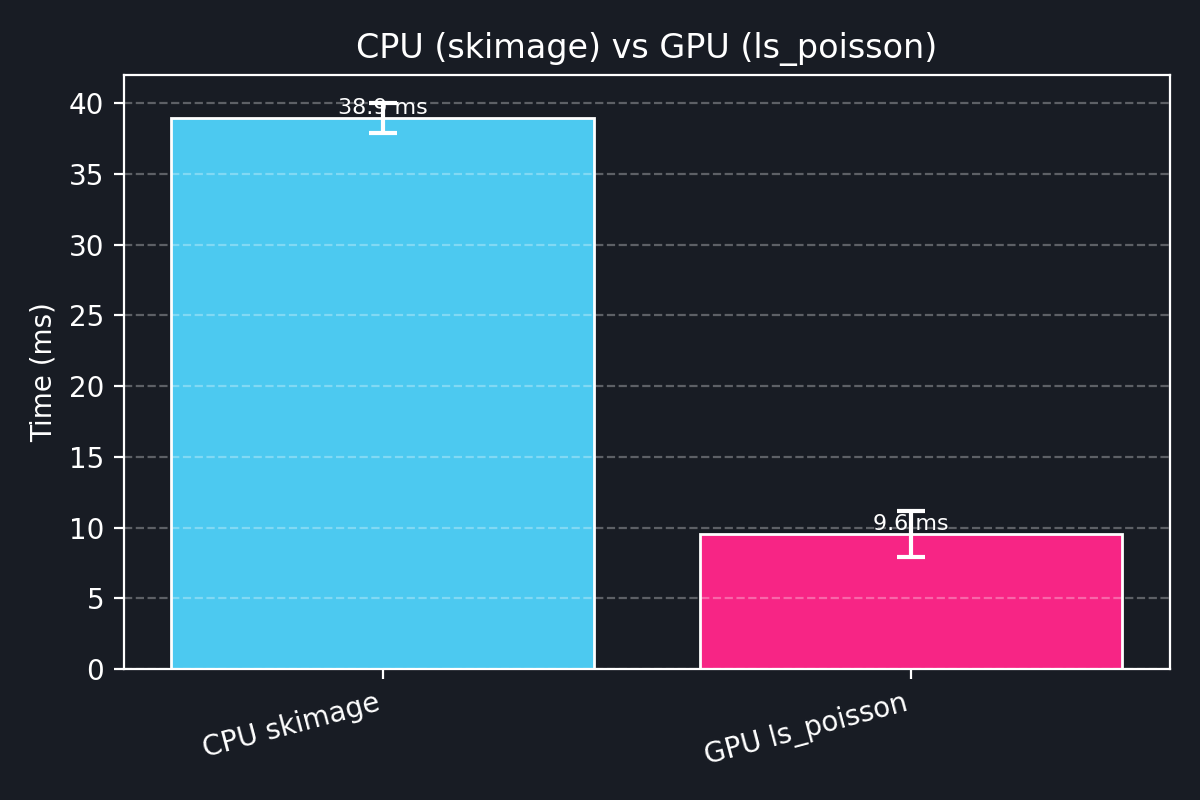

Source code (Python):
"""
Compare CPU (skimage unwrap_phase) vs GPU (ls_poisson) on hologram_cell data.

Run:
    python examples/compare_cpu_gpu.py

Outputs a dark-themed bar chart: examples/compare_cpu_gpu.png
"""

from __future__ import annotations

import time
from pathlib import Path

import matplotlib.pyplot as plt
import numpy as np
from skimage.restoration import unwrap_phase as sk_unwrap

import qpretrieve
import unwrap_phase_gpu as upg

DATA_PATH = Path(__file__).parent.parent / "tests" / "data" / "hologram_cell.npz"
OUTPUT_PNG = Path(__file__).parent / "compare_cpu_gpu.png"
STACK_DEPTH = 256
TILE_SIZE = 256


def _load_raw_numpy() -> dict[str, np.ndarray]:
    edata = np.load(DATA_PATH)
    data = np.asarray(edata["data"], dtype=np.float32)
    bg = np.asarray(edata["bg_data"], dtype=np.float32)
    tile_h = int(np.ceil(TILE_SIZE / data.shape[-2]))
    tile_w = int(np.ceil(TILE_SIZE / data.shape[-1]))
    data = np.tile(data, (tile_h, tile_w))[:TILE_SIZE, :TILE_SIZE]
    bg = np.tile(bg, (tile_h, tile_w))[:TILE_SIZE, :TILE_SIZE]
    return {"data": data, "bg": bg}


def _stack_phase(arr: np.ndarray) -> np.ndarray:
    return np.repeat(arr[None, ...], repeats=STACK_DEPTH, axis=0)


def time_cpu_pipeline(raw: dict[str, np.ndarray], repeats: int = 3):
    qpretrieve.set_ndarray_backend("numpy")
    times = []
    for _ in range(repeats):
        start = time.perf_counter()
        holo = qpretrieve.OffAxisHologram(data=raw["data"])
        bg = qpretrieve.OffAxisHologram(data=raw["bg"])
        holo.run_pipeline(filter_name="disk", filter_size=1 / 2, scale_to_filter=True)
        bg.process_like(holo)
        phase_wrp = np.asarray(holo.phase - bg.phase, dtype=np.float32)
        sk_unwrap(phase_wrp)
        times.append((time.perf_counter() - start) * 1000.0)
    return float(np.mean(times)), float(np.std(times))


def time_gpu_pipeline(raw: dict[str, np.ndarray], repeats: int = 3):
    try:
        import cupy as cp  # noqa: F401
    except Exception:
        return None

    upg.set_ndarray_backend("cupy")
    qpretrieve.set_ndarray_backend("cupy")
    xp = upg.get_ndarray_backend()
    algo = upg.algos_available()["algo_ls_poisson"]

    def _sync():
        if hasattr(xp, "cuda"):
            xp.cuda.Stream.null.synchronize()

    times = []
    # Warmup once
    _sync()
    holo_gpu = xp.asarray(raw["data"])
    bg_gpu = xp.asarray(raw["bg"])
    holo_obj = qpretrieve.OffAxisHologram(data=holo_gpu)
    bg_obj = qpretrieve.OffAxisHologram(data=bg_gpu)
    holo_obj.run_pipeline(filter_name="disk", filter_size=1 / 2, scale_to_filter=True)
    bg_obj.process_like(holo_obj)
    phase_wrp = xp.asarray(holo_obj.phase - bg_obj.phase, dtype=xp.float32)
    algo(phase_wrp)
    _sync()

    for _ in range(repeats):
        _sync()
        start = time.perf_counter()
        holo_gpu = xp.asarray(raw["data"])
        bg_gpu = xp.asarray(raw["bg"])
        holo_obj = qpretrieve.OffAxisHologram(data=holo_gpu)
        bg_obj = qpretrieve.OffAxisHologram(data=bg_gpu)
        holo_obj.run_pipeline(filter_name="disk", filter_size=1 / 2, scale_to_filter=True)
        bg_obj.process_like(holo_obj)
        phase_wrp = xp.asarray(holo_obj.phase - bg_obj.phase, dtype=xp.float32)
        algo(phase_wrp)
        _sync()
        times.append((time.perf_counter() - start) * 1000.0)
    return float(np.mean(times)), float(np.std(times))


def main():
    raw = _load_raw_numpy()

    cpu_mean, cpu_std = time_cpu_pipeline(raw)
    gpu = time_gpu_pipeline(raw)

    labels = ["CPU skimage", "GPU ls_poisson"]
    means = [cpu_mean, gpu[0] if gpu else None]
    stds = [cpu_std, gpu[1] if gpu else None]

    plt.style.use("dark_background")
    fig, ax = plt.subplots(figsize=(6, 4), facecolor='#181C24')
    x = np.arange(len(labels))
    ax.bar(
        x,
        means,
        yerr=stds,
        capsize=5,
        color=["#4cc9f0", "#f72585"],
        edgecolor="white",
        error_kw={
            "ecolor": "white",
            "elinewidth": 1.5,
            "capsize": 5,
            "capthick": 1.5,
        },
    )
    ax.set_xticks(x)
    ax.set_xticklabels(labels, rotation=15, ha="right")
    ax.set_ylabel("Time (ms)")
    ax.set_title("CPU (skimage) vs GPU (ls_poisson)")
    ax.grid(axis="y", linestyle="--", alpha=0.3)
    ax.set_facecolor('#181C24')

    for xi, mean in zip(x, means):
        if mean is not None:
            ax.text(xi, mean, f"{mean:.1f} ms", ha="center", va="bottom", fontsize=8)
        else:
            ax.text(xi, 0, "GPU missing", ha="center", va="bottom", fontsize=8, rotation=90)

    fig.tight_layout()
    fig.savefig(OUTPUT_PNG, dpi=200)
    print(f"Saved {OUTPUT_PNG}")


if __name__ == "__main__":
    main()
